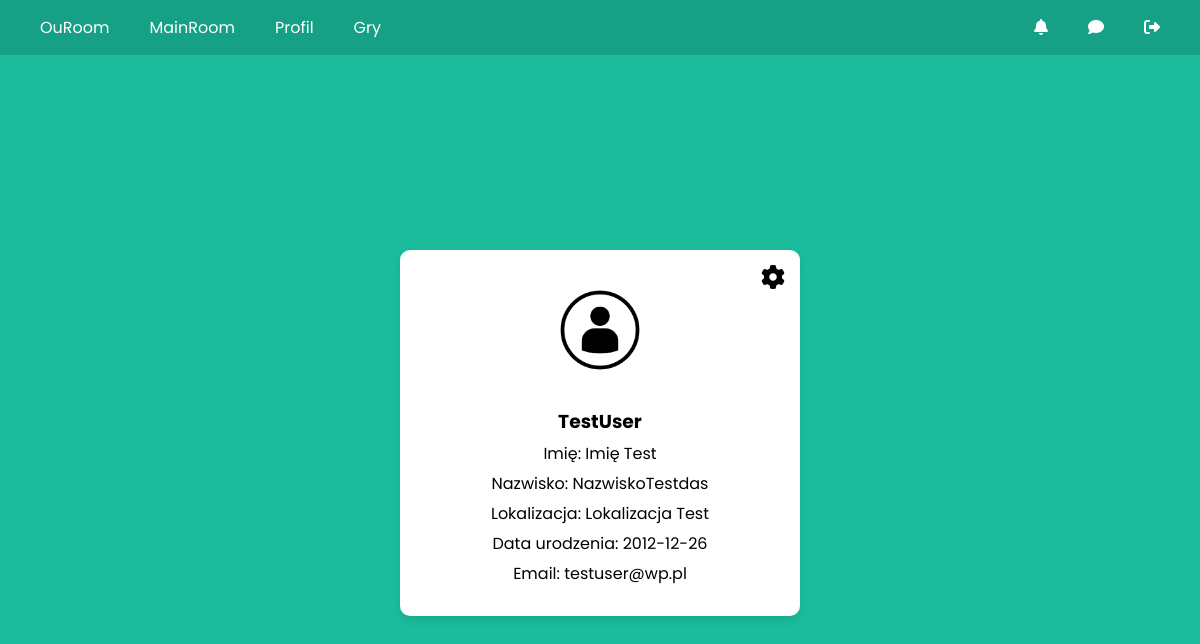
The app's page /profile/ (signed in) with its own data.
### accounts/models.py (models this page shows, shortened)
class Profile(models.Model):
    user = models.OneToOneField(settings.AUTH_USER_MODEL, on_delete=models.CASCADE)
    image = models.ImageField(default='userdef.jpg', upload_to='profile_pics')
    location = models.CharField(max_length=30, blank=True)
    birth_date = models.DateField(null=True, blank=True)

class CustomUser(AbstractUser):
    email = models.EmailField(blank=False, null=False,unique=True)

### accounts/views.py (the view)
# urls.py: path('profile/', views.profile_view, name='profile'),
@login_required
def profile_view(request):
    show_settings = False
    if request.method == "POST":
        u_form = UserUpdateForm(request.POST, instance=request.user) # instance mówi formularzowi, że ma on operować na istniejącej instancji modelu
        p_form = ProfileUpdateForm(request.POST, request.FILES, instance=request.user.profile) # instance mowi formularzowi ze ma operować na modelu profile
        ch_form = SetPasswordForm(request.user, request.POST)
        new_password1 = request.POST.get('new_password1')
        new_password2 = request.POST.get('new_password2')
        if request.POST['action'] == 'update_profile':
            if u_form.is_valid() and p_form.is_valid():
                u_form.save()
                p_form.save()
                messages.success(request, f'Twoje konto zostało zaktualizowane!')
                return redirect('profile')
        if request.POST['action'] == 'update_password':
            if ch_form.is_valid():
                ch_form.save()
                messages.success(request, f'Twoje hasło zostało zmienione!')
                update_session_auth_hash(request, request.user)
                return redirect('profile')
            elif new_password1 != new_password2:
                messages.error(request, "Podane hasła różnią się od siebie!")
                show_settings = True
    else:
        u_form = UserUpdateForm(instance=request.user)
        p_form = ProfileUpdateForm(instance=request.user.profile)
        ch_form = SetPasswordForm(request.user)
    user_profile, created = Profile.objects.get_or_create(user=request.user) #  # Created or download user profile
    context = {
        'u_form': u_form,
        'p_form': p_form,
        'profile': user_profile,
        'ch_form': ch_form,
        'show_settings': show_settings
    }
    return render(request, 'rooms/profile.html', context)

### rooms/templates/rooms/profile.html (shortened to what this page needs)
{% extends "rooms/mainroom.html" %}
{% block content %}
    <div class="profile-container">
      <i class="fa-solid fa-gear settings-icon"></i>
      <div class="profile-image">
        <img src="{{ profile.image.url }}" alt="Profilowe zdjęcie użytkownika">
      </div>
      <div class="profile-info">
        <h3>{{ profile.user.username }}</h3>
        {% if profile.user.first_name  %}
        <p>Imię: {{ profile.user.first_name}}</p>
        {% endif %}
        {% if profile.user.last_name %}
        <p>Nazwisko: {{ profile.user.last_name}}</p>
        {% endif %}
        {% if profile.location %}
        <p>Lokalizacja: {{ profile.location }}</p>
        {% endif %}
        {% if profile.birth_date %}
        <p>Data urodzenia: {{ profile.birth_date|date:"Y-m-d" }}</p>
        {% endif %}
        <p>Email: {{ profile.user.email }}</p>
      </div>
    </div>
{% endblock content %}

### static/main.css (style rules this page uses)
* { margin: 0; padding: 0; box-sizing: border-box; font-family: 'Poppins', sans-serif; }
body { background: #1abc9c; overflow: auto; display: flex; flex-direction: column; justify-content: flex-start; align-items: center; padding-top: 50px; min-height: 100vh; }
p { text-align: center; margin-top: 15px; }
.profile-container { background: #fff; padding: 20px; border-radius: 10px; box-shadow: 0 4px 8px rgba(0, 0, 0, 0.1); text-align: center; max-width: 400px; width: 100%; margin-top: 200px; position: relative; }
.settings-icon { position: absolute; top: 15px; right: 15px; font-size: 24px; }
.profile-image img { width: 100px; height: 100px; border-radius: 50%; margin: 10px 0; }
.profile-info { margin: 10px 0; }
.profile-info h3, .profile-info p { margin: 5px 0; }

### records on screen
Profile: image (picture), user.username "TestUser", user.first_name "Imię Test", user.last_name "NazwiskoTestdas", location "Lokalizacja Test", birth_date "2012-12-26", user.email "testuser@wp.pl"
